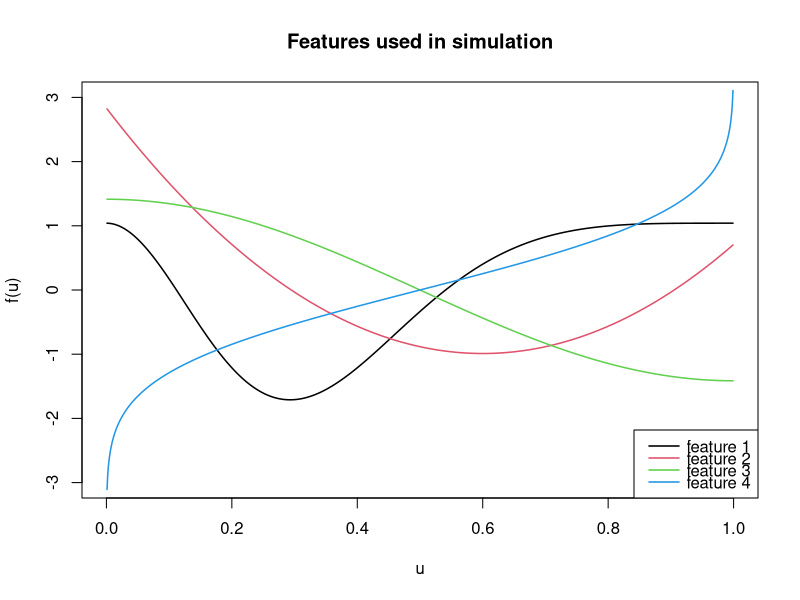
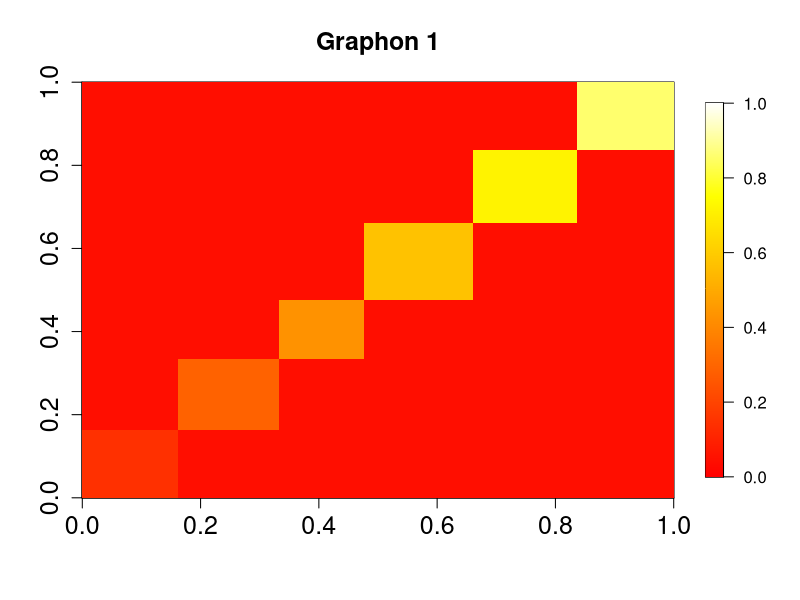

Reproduce these figures in R, in order.
# Visualize graphon functions and features (Figure 1, 2, 3, 11)

library('fields')

# g1
g1 = function(u,v){
  K = as.integer(log(n))
  for(k in 1:K){
    if(u>(k-1)/K & u<k/K & v>(k-1)/K & v<k/K){ return(k/(K+1)) }
  }
  return(0.3/(K+1))
}
# g2
g2 = function(u,v){ sin(5*pi*(u+v-1)+1)/2+0.5 }
# g3
g3 = function(u,v){ 1-1/(1+exp(15*(0.8*abs(u-v))^(4/5)-0.1))}
# g4
g4 = function(u,v){ (u^2+v^2)/3*cos(1/(u^2+v^2))+0.15 }


# feature 1
f1 = function(x){ 2*cos(2*pi*(1-x)^2)} # not monotone
# feature 2
f2 = function(x){ 10*x^2-12*x+5} # not monotone
# feature 3
f3 = function(x){ 2*cos(pi*x)} # monotone
# feature 4
f4 = function(x){ 2/3*qnorm(x)} # monotone

# Visualize features
x = seq(0.001, 0.999, 0.001)
f1x = sapply(x, f1)
f2x = sapply(x, f2)
f3x = sapply(x, f3)
f4x = sapply(x, f4)
plot(x, (f1x-mean(f1x))/sd(f1x), type='l', ylim = c(-3, 3), col=1, lwd=1.5,
     xlab='u', ylab='f(u)', main='Features used in simulation')
lines(x, (f2x-mean(f2x))/sd(f2x), col=2, lwd=1.5)
lines(x, (f3x-mean(f3x))/sd(f3x), col=3, lwd=1.5)
lines(x, (f4x-mean(f4x))/sd(f4x), col=4, lwd=1.5)
legend('bottomright', legend=c('feature 1', 'feature 2', 'feature 3', 'feature 4'),
       lty=1, lwd=1.5, col=1:4, y.intersp=0.6, x.intersp=0.5)

# Visualize graphon
n = 1000

g = g1
u0 = v0 = runif(n)
u = v = sort(u0)
# True probability matrix P and observed adjacency matrix A
P = A = matrix(0, n, n)
for(i in 1:n){
  for(j in i:n){
    P[i,j] = g(u[i],u[j])
    A[i,j] = rbinom(1, 1, P[i,j])
    P[j,i] = P[i,j]
    A[j,i] = A[i,j]
  }
}
image.plot(P, col=heat.colors(500), main="Graphon 1", zlim = c(0, 1), cex.main=1.5, cex.axis=1.5, legend.cex=1.5)
